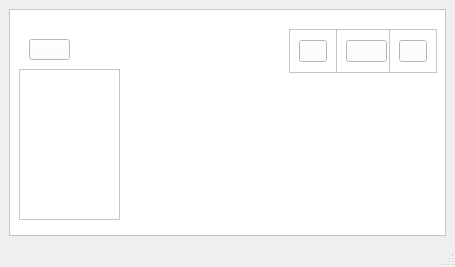
<?xml version="1.0" encoding="UTF-8"?>
<ui version="4.0">
 <class>MainWindow</class>
 <widget class="QMainWindow" name="MainWindow">
  <property name="geometry">
   <rect>
    <x>0</x>
    <y>0</y>
    <width>455</width>
    <height>267</height>
   </rect>
  </property>
  <property name="windowTitle">
   <string>MainWindow</string>
  </property>
  <widget class="QWidget" name="centralwidget">
   <layout class="QHBoxLayout" name="horizontalLayout">
    <item>
     <widget class="QFrame" name="backround">
      <property name="styleSheet">
       <string notr="true">

background-color: rgb(255, 255, 255);

</string>
      </property>
      <property name="frameShape">
       <enum>QFrame::StyledPanel</enum>
      </property>
      <property name="frameShadow">
       <enum>QFrame::Raised</enum>
      </property>
      <widget class="QFrame" name="Boton2">
       <property name="geometry">
        <rect>
         <x>280</x>
         <y>20</y>
         <width>48</width>
         <height>44</height>
        </rect>
       </property>
       <property name="frameShape">
        <enum>QFrame::StyledPanel</enum>
       </property>
       <property name="frameShadow">
        <enum>QFrame::Raised</enum>
       </property>
       <layout class="QHBoxLayout" name="horizontalLayout_4">
        <item>
         <widget class="QPushButton" name="pushButton_2">
          <property name="text">
           <string/>
          </property>
          <property name="icon">
           <iconset>
            <normaloff>../imagenes/mensajes.png</normaloff>../imagenes/mensajes.png</iconset>
          </property>
         </widget>
        </item>
       </layout>
      </widget>
      <widget class="QFrame" name="Boton2_2">
       <property name="geometry">
        <rect>
         <x>327</x>
         <y>20</y>
         <width>61</width>
         <height>44</height>
        </rect>
       </property>
       <property name="frameShape">
        <enum>QFrame::StyledPanel</enum>
       </property>
       <property name="frameShadow">
        <enum>QFrame::Raised</enum>
       </property>
       <layout class="QHBoxLayout" name="horizontalLayout_3">
        <item>
         <widget class="QPushButton" name="pushButton_3">
          <property name="text">
           <string/>
          </property>
          <property name="icon">
           <iconset>
            <normaloff>../imagenes/usuario.png</normaloff>../imagenes/usuario.png</iconset>
          </property>
         </widget>
        </item>
       </layout>
      </widget>
      <widget class="QPushButton" name="pushButton">
       <property name="geometry">
        <rect>
         <x>20</x>
         <y>30</y>
         <width>41</width>
         <height>21</height>
        </rect>
       </property>
       <property name="styleSheet">
        <string notr="true">background-color: rgb(255, 255, 255);
</string>
       </property>
       <property name="text">
        <string/>
       </property>
       <property name="icon">
        <iconset>
         <normaloff>../imagenes/menu.png</normaloff>../imagenes/menu.png</iconset>
       </property>
      </widget>
      <widget class="QFrame" name="frame">
       <property name="geometry">
        <rect>
         <x>380</x>
         <y>20</y>
         <width>48</width>
         <height>44</height>
        </rect>
       </property>
       <property name="frameShape">
        <enum>QFrame::StyledPanel</enum>
       </property>
       <property name="frameShadow">
        <enum>QFrame::Raised</enum>
       </property>
       <layout class="QHBoxLayout" name="horizontalLayout_2">
        <item>
         <widget class="QPushButton" name="pushButton_4">
          <property name="text">
           <string/>
          </property>
          <property name="icon">
           <iconset>
            <normaloff>../imagenes/ajustes.png</normaloff>../imagenes/ajustes.png</iconset>
          </property>
         </widget>
        </item>
       </layout>
      </widget>
      <widget class="QFrame" name="frame_2">
       <property name="geometry">
        <rect>
         <x>10</x>
         <y>60</y>
         <width>101</width>
         <height>151</height>
        </rect>
       </property>
       <property name="frameShape">
        <enum>QFrame::StyledPanel</enum>
       </property>
       <property name="frameShadow">
        <enum>QFrame::Raised</enum>
       </property>
      </widget>
     </widget>
    </item>
   </layout>
  </widget>
  <widget class="QStatusBar" name="statusbar"/>
 </widget>
 <resources/>
 <connections/>
</ui>
